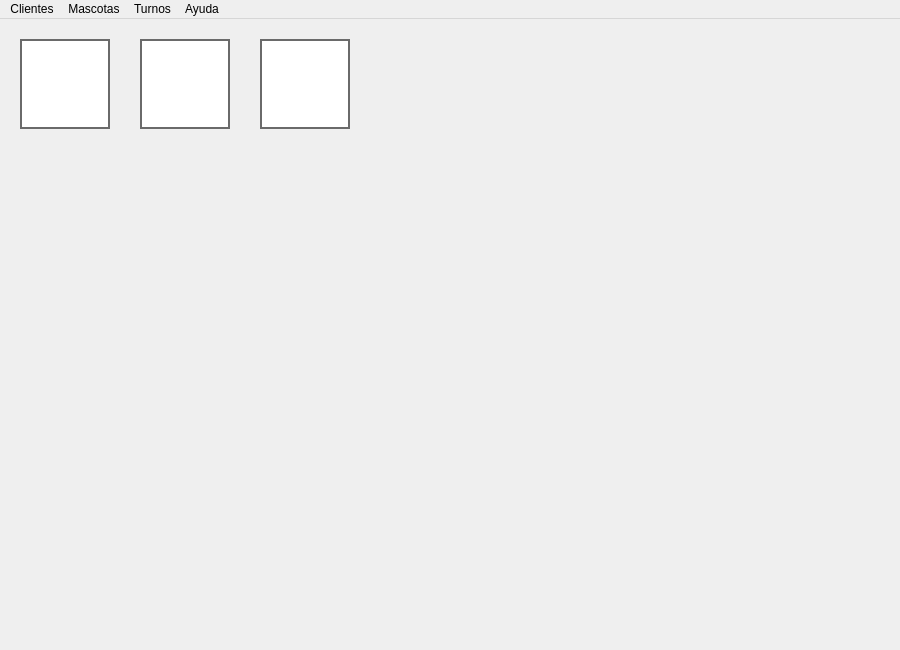
<?xml version="1.0" encoding="UTF-8"?>
<ui version="4.0">
 <class>MainWindow</class>
 <widget class="QMainWindow" name="MainWindow">
  <property name="geometry">
   <rect>
    <x>0</x>
    <y>0</y>
    <width>900</width>
    <height>650</height>
   </rect>
  </property>
  <property name="minimumSize">
   <size>
    <width>900</width>
    <height>650</height>
   </size>
  </property>
  <property name="maximumSize">
   <size>
    <width>900</width>
    <height>650</height>
   </size>
  </property>
  <property name="windowTitle">
   <string>MainWindow</string>
  </property>
  <property name="windowIcon">
   <iconset>
    <normaloff>../img/farmacia.ico</normaloff>../img/farmacia.ico</iconset>
  </property>
  <property name="styleSheet">
   <string notr="true"/>
  </property>
  <widget class="QWidget" name="centralwidget">
   <widget class="QPushButton" name="btn_nvo_clientes">
    <property name="geometry">
     <rect>
      <x>20</x>
      <y>20</y>
      <width>90</width>
      <height>90</height>
     </rect>
    </property>
    <property name="toolTip">
     <string>Cargar Clientes</string>
    </property>
    <property name="styleSheet">
     <string notr="true">QPushButton {
	border: 2px solid #6A6A6A;
	background-color: #FFF;
}</string>
    </property>
    <property name="text">
     <string/>
    </property>
    <property name="icon">
     <iconset>
      <normaloff>../img/Mclientes.ico</normaloff>../img/Mclientes.ico</iconset>
    </property>
    <property name="iconSize">
     <size>
      <width>70</width>
      <height>70</height>
     </size>
    </property>
   </widget>
   <widget class="QPushButton" name="btn_nva_mascota">
    <property name="geometry">
     <rect>
      <x>140</x>
      <y>20</y>
      <width>90</width>
      <height>90</height>
     </rect>
    </property>
    <property name="toolTip">
     <string>Cargar Mascotas</string>
    </property>
    <property name="styleSheet">
     <string notr="true">QPushButton {
	border: 2px solid #6A6A6A;
	background-color: #FFF;
}</string>
    </property>
    <property name="text">
     <string/>
    </property>
    <property name="icon">
     <iconset>
      <normaloff>../img/Mmascotas.ico</normaloff>../img/Mmascotas.ico</iconset>
    </property>
    <property name="iconSize">
     <size>
      <width>70</width>
      <height>70</height>
     </size>
    </property>
   </widget>
   <widget class="QPushButton" name="btn_ver_turnos">
    <property name="geometry">
     <rect>
      <x>260</x>
      <y>20</y>
      <width>90</width>
      <height>90</height>
     </rect>
    </property>
    <property name="toolTip">
     <string>Listar Turnos</string>
    </property>
    <property name="styleSheet">
     <string notr="true">QPushButton {
	border: 2px solid #6A6A6A;
	background-color: #FFF;
}</string>
    </property>
    <property name="text">
     <string/>
    </property>
    <property name="icon">
     <iconset>
      <normaloff>../img/Mturnos_2.ico</normaloff>../img/Mturnos_2.ico</iconset>
    </property>
    <property name="iconSize">
     <size>
      <width>70</width>
      <height>70</height>
     </size>
    </property>
   </widget>
  </widget>
  <widget class="QMenuBar" name="menubar">
   <property name="geometry">
    <rect>
     <x>0</x>
     <y>0</y>
     <width>900</width>
     <height>21</height>
    </rect>
   </property>
   <widget class="QMenu" name="menuCleintes">
    <property name="title">
     <string>Clientes</string>
    </property>
    <addaction name="actionCargar"/>
    <addaction name="actionListar"/>
   </widget>
   <widget class="QMenu" name="menuMascotas">
    <property name="title">
     <string>Mascotas</string>
    </property>
    <addaction name="actionCargarMascotas"/>
    <addaction name="actionListarMascotas"/>
   </widget>
   <widget class="QMenu" name="menuTurnos">
    <property name="title">
     <string>Turnos</string>
    </property>
    <addaction name="actionCargarTurnos"/>
    <addaction name="actionListarTurnos"/>
   </widget>
   <widget class="QMenu" name="menuAyuda">
    <property name="title">
     <string>Ayuda</string>
    </property>
    <addaction name="actionSalir"/>
    <addaction name="separator"/>
    <addaction name="actionAcerca_de"/>
   </widget>
   <addaction name="menuCleintes"/>
   <addaction name="menuMascotas"/>
   <addaction name="menuTurnos"/>
   <addaction name="menuAyuda"/>
  </widget>
  <action name="actionSalir">
   <property name="checkable">
    <bool>false</bool>
   </property>
   <property name="icon">
    <iconset>
     <normaloff>Ucancelar.ico</normaloff>Ucancelar.ico</iconset>
   </property>
   <property name="text">
    <string>Salir </string>
   </property>
   <property name="iconText">
    <string>Salir</string>
   </property>
   <property name="shortcut">
    <string>Ctrl+Q</string>
   </property>
   <property name="iconVisibleInMenu">
    <bool>true</bool>
   </property>
  </action>
  <action name="actionCargar">
   <property name="icon">
    <iconset>
     <normaloff>../img/Mclientes_2.ico</normaloff>../img/Mclientes_2.ico</iconset>
   </property>
   <property name="text">
    <string>Cargar</string>
   </property>
  </action>
  <action name="actionListar">
   <property name="icon">
    <iconset>
     <normaloff>../img/MPrint.ico</normaloff>../img/MPrint.ico</iconset>
   </property>
   <property name="text">
    <string>Listar</string>
   </property>
  </action>
  <action name="actionCargarMascotas">
   <property name="icon">
    <iconset>
     <normaloff>../img/Mmascotas_2.ico</normaloff>../img/Mmascotas_2.ico</iconset>
   </property>
   <property name="text">
    <string>Cargar</string>
   </property>
  </action>
  <action name="actionListarMascotas">
   <property name="icon">
    <iconset>
     <normaloff>../img/MPrint.ico</normaloff>../img/MPrint.ico</iconset>
   </property>
   <property name="text">
    <string>Listar</string>
   </property>
  </action>
  <action name="actionCargarTurnos">
   <property name="icon">
    <iconset>
     <normaloff>../img/Mturnos.ico</normaloff>../img/Mturnos.ico</iconset>
   </property>
   <property name="text">
    <string>Cargar</string>
   </property>
  </action>
  <action name="actionListarTurnos">
   <property name="icon">
    <iconset>
     <normaloff>../img/MPrint.ico</normaloff>../img/MPrint.ico</iconset>
   </property>
   <property name="text">
    <string>Listar</string>
   </property>
  </action>
  <action name="actionAcerca_de">
   <property name="text">
    <string>Acerca de..</string>
   </property>
  </action>
 </widget>
 <resources/>
 <connections/>
</ui>
